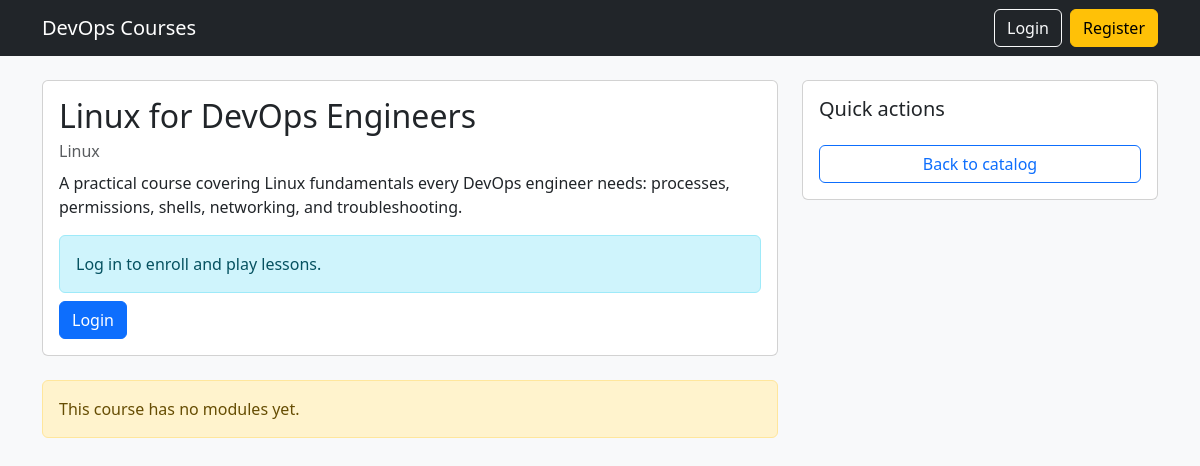
Before: /courses/linux-for-devops/ with the older database file.
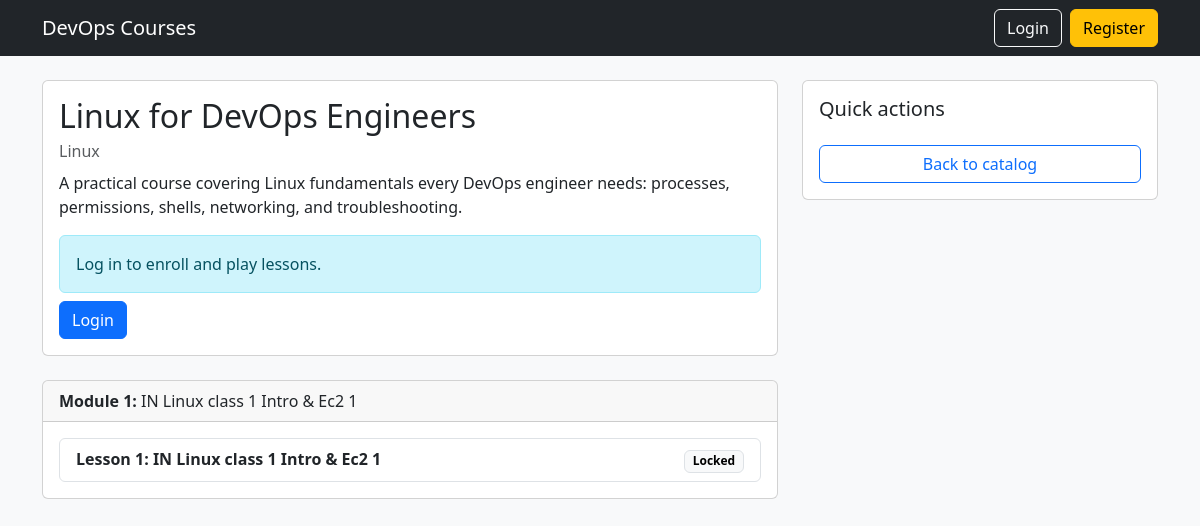
After: the same page with the newer database file.
### catalog/models.py (models this page shows, shortened)
class CourseModule(models.Model):
    course = models.ForeignKey(Course, on_delete=models.CASCADE, related_name="modules")
    title = models.CharField(max_length=200)
    order_index = models.PositiveIntegerField()
    class Meta:
        unique_together = [("course", "order_index")]
        ordering = ["order_index"]

class CourseLesson(models.Model):
    module = models.ForeignKey(
        CourseModule, on_delete=models.CASCADE, related_name="lessons"
    )
    title = models.CharField(max_length=200)
    description = models.TextField(blank=True)
    order_index = models.PositiveIntegerField()
    video_url = models.URLField(blank=True, null=True)
    video_file = models.FileField(
        upload_to="course_videos/",
        blank=True,
        null=True,
        validators=[FileExtensionValidator(allowed_extensions=["mp4", "webm", "ogg"])],
    )
    class Meta:
        unique_together = [("module", "order_index")]
        ordering = ["order_index"]

### catalog/views.py (the view, shortened to what this page needs)
# urls.py: path("courses/<slug:course_slug>/", views.course_detail, name="course_detail"),
def course_detail(request, course_slug: str):
    course = get_object_or_404(Course, slug=course_slug, is_published=True)
    modules = (
        course.modules.all()
        .prefetch_related("lessons")
        .order_by("order_index")
    )
    is_enrolled = False
    completed_lesson_ids: set[int] = set()
    next_lesson: CourseLesson | None = None
    return render(
        request,
        "catalog/course_detail.html",
        {
            "course": course,
            "modules": modules,
            "is_enrolled": is_enrolled,
            "completed_lesson_ids": completed_lesson_ids,
            "next_lesson": next_lesson,
        },
    )

### templates/catalog/course_detail.html (shortened to what the changed rows need)
{% extends "base.html" %}
{% block content %}
  <div class="row g-4">
    <div class="col-lg-8">
      <div class="card mb-4">
        <div class="card-body">
          <h2 class="card-title mb-1">{{ course.title }}</h2>
        </div>
      </div>
      {% for module in modules %}
        <div class="card mb-3">
          <div class="card-header">
            <strong>Module {{ forloop.counter }}:</strong> {{ module.title }}
          </div>
          <div class="card-body">
            <div class="list-group">
              {% for lesson in module.lessons.all %}
                  <div class="list-group-item d-flex align-items-start justify-content-between gap-3">
                    <div>
                      <div class="fw-semibold">
                        Lesson {{ lesson.order_index }}: {{ lesson.title }}
                      </div>
                    </div>
                    <div class="text-end">
                      {% if user.is_authenticated and is_enrolled %}
                        {% if lesson.id in completed_lesson_ids %}
                          <span class="badge text-bg-success">Completed</span>
                        {% else %}
                          <span class="badge text-bg-secondary">Not completed</span>
                        {% endif %}
                        {% if lesson.video_url or lesson.video_file %}
                          <div class="mt-2">
                            {% if lesson.id in completed_lesson_ids %}
                              <a class="btn btn-sm btn-outline-primary" href="{% url 'learning:lesson_play' lesson.id %}">
                                Review
                              </a>
                            {% else %}
                              <a class="btn btn-sm btn-primary" href="{% url 'learning:lesson_play' lesson.id %}">
                                Play
                              </a>
                            {% endif %}
                          </div>
                        {% else %}
                          <div class="mt-2 text-muted small">Video link not configured yet.</div>
                        {% endif %}
                      {% else %}
                        <span class="badge text-bg-light border">Locked</span>
                      {% endif %}
                    </div>
                  </div>
              {% empty %}
                <div class="text-muted">No lessons in this module yet.</div>
              {% endfor %}
            </div>
          </div>
        </div>
      {% empty %}
        <div class="alert alert-warning">This course has no modules yet.</div>
      {% endfor %}
    </div>
  </div>
{% endblock %}

Changed rows visible on the page:
added CourseModule: title "IN Linux class 1 Intro & Ec2 1"
added CourseLesson: order_index "1", title "IN Linux class 1 Intro & Ec2 1"
Other visible differences:
text no longer shown: "This course has no modules yet."
